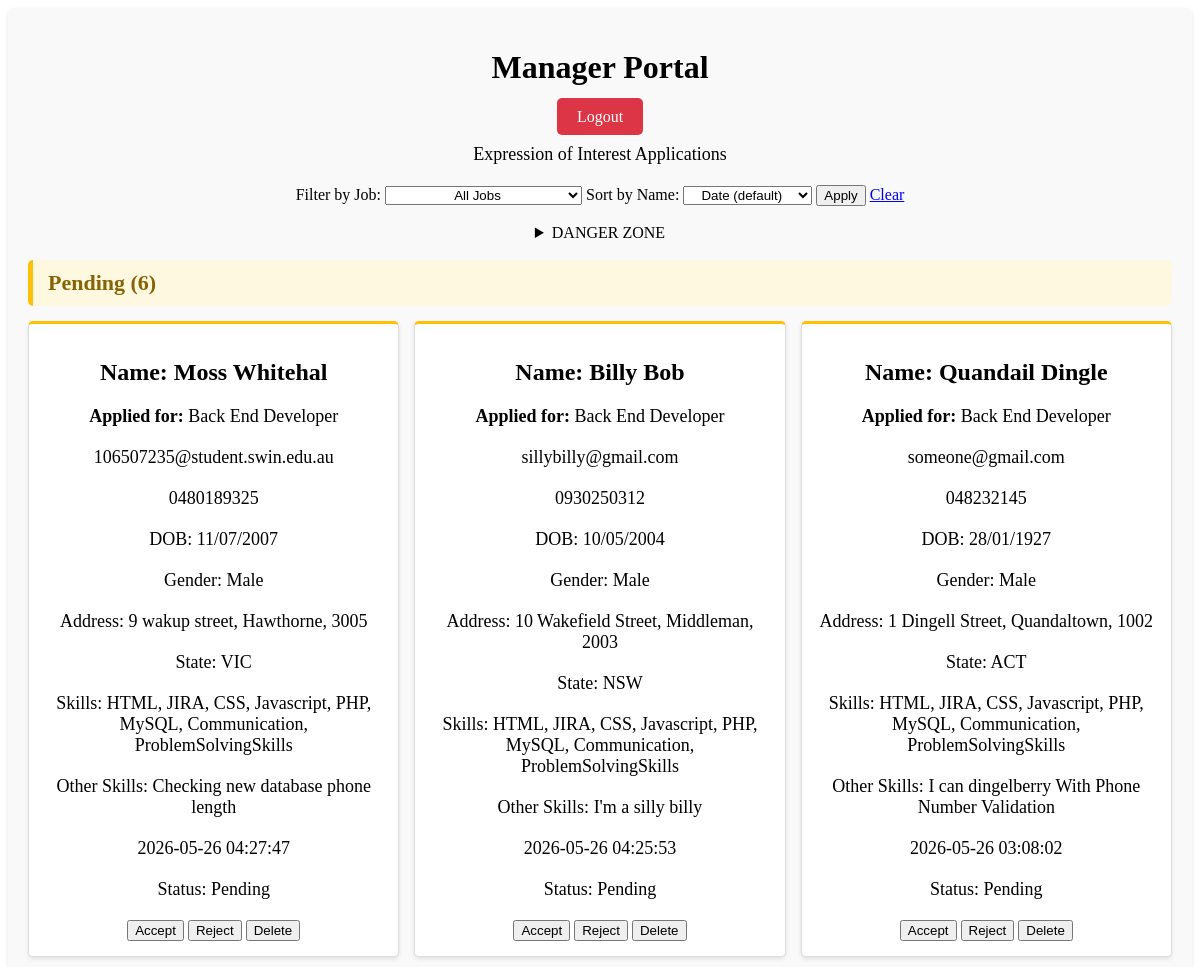
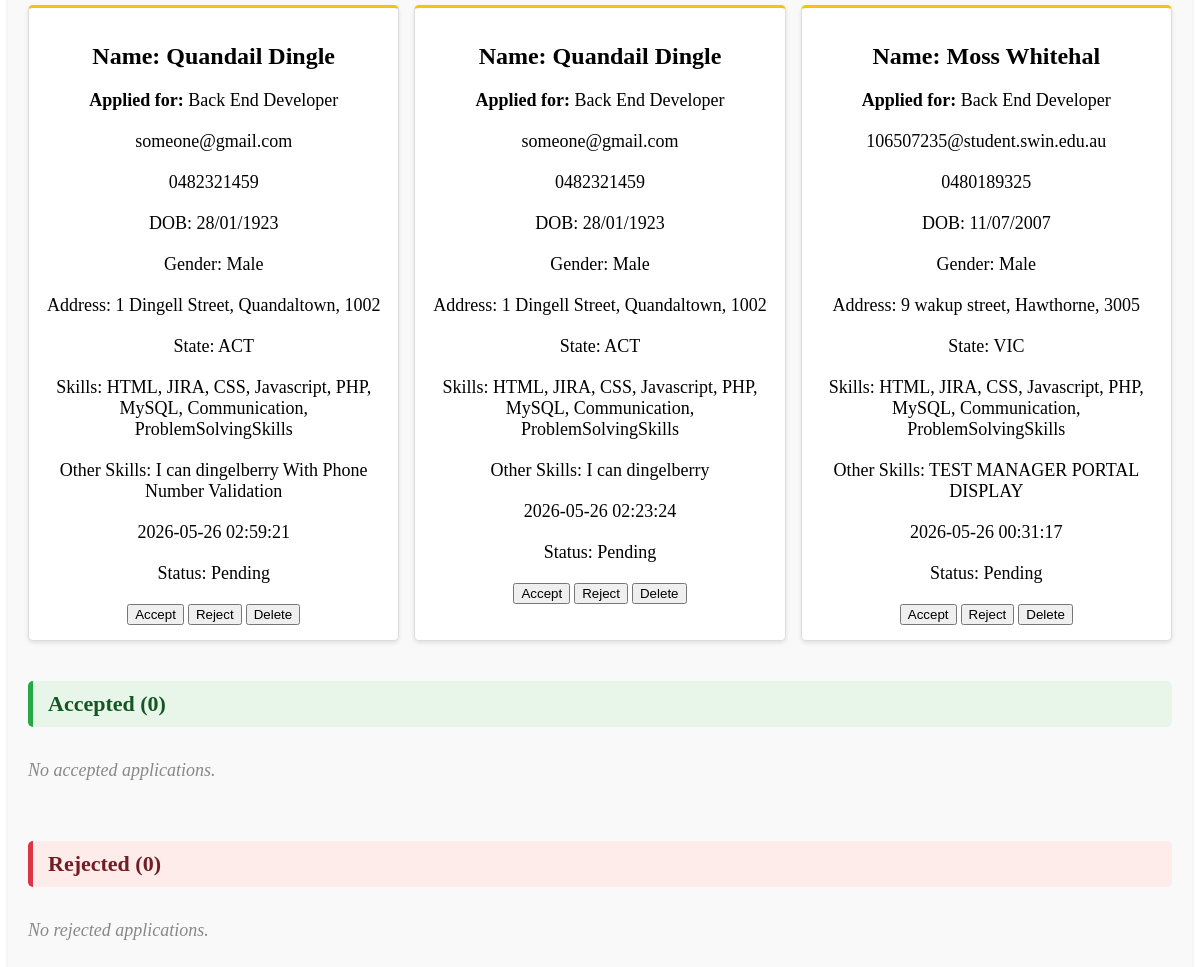
Screenshot of /manage.php?job=Back End Developer (signed in) with the database file from the repository (2 pictures, top to bottom).
### tables this page shows
CREATE TABLE IF NOT EXISTS `eoi` (
  `id` int(6) UNSIGNED NOT NULL AUTO_INCREMENT,
  `reference_number` int(5) NOT NULL,
  `fname` varchar(50) NOT NULL,
  `lname` varchar(50) NOT NULL,
  `dob` varchar(10) NOT NULL,
  `email` varchar(50) NOT NULL,
  `phone` varchar(12) NOT NULL,
  `gender` varchar(6) NOT NULL,
  `addr` text NOT NULL,
  `country_state` varchar(15) NOT NULL,
  `skills` varchar(100) NOT NULL,
  `other_skills` text DEFAULT NULL,
  `post_date` timestamp NULL DEFAULT current_timestamp(),
  `Status` int(11) NOT NULL DEFAULT 1,
  PRIMARY KEY (`id`)
);

### manage.php (the view, shortened to what this page needs)
<?php
include_once("settings_admin.php");
$conn = mysqli_connect($host, $user, $pwd, $sql_db);
$job_filter = $_GET['job'] ?? '';
$sort = $_GET['sort'] ?? '';
$sort_map = [
    'fname' => 'eoi.fname ASC',
    'lname' => 'eoi.lname ASC',
    'both' => 'eoi.fname ASC, eoi.lname ASC',
];
$order_by = isset($sort_map[$sort]) ? $sort_map[$sort] : 'eoi.post_date DESC';
if ($job_filter !== '') {
    $stmt = mysqli_prepare($conn, "SELECT eoi.* FROM eoi JOIN jobslisting ON eoi.reference_number = jobslisting.reference_number WHERE jobslisting.job_name = ? ORDER BY $order_by");
    mysqli_stmt_bind_param($stmt, 's', $job_filter);
    mysqli_stmt_execute($stmt);
    $applications = mysqli_stmt_get_result($stmt);
} else {
    $applications = mysqli_query($conn, "SELECT * FROM eoi ORDER BY $order_by");
}
$pending = [];
$accepted = [];
$rejected = [];
while ($row = mysqli_fetch_assoc($applications)) {
    $jobQuery = "SELECT job_name FROM jobslisting WHERE reference_number = " . $row['reference_number'];
    $jobResult = mysqli_query($conn, $jobQuery);
    $job = mysqli_fetch_assoc($jobResult);
    $row['job_name'] = $job ? $job['job_name'] : 'Unknown';
    if ($row['Status'] == 1)
        $pending[] = $row;
    else if ($row['Status'] == 2)
        $accepted[] = $row;
    else if ($row['Status'] == 3)
        $rejected[] = $row;
}
?>
<!DOCTYPE html>
<html lang="en">
<head>
    <link rel="stylesheet" href="style/manage.css">
</head>
<body>
    <div class="content-area">
        <div class="manager-portal">
            <div class="header">
                <h1>Manager Portal</h1>
                <a href="logout.php" class="logout-button">Logout</a>
            </div>
            <p>Expression of Interest Applications</p>
            <form method="get" action="manage.php" class="filter-form">
                <label for="job-filter">Filter by Job:</label>
                <select name="job" id="job-filter">
                    <option value="">All Jobs</option>
                </select>
                <label for=" sort-filter">Sort by Name:</label>
                <select name="sort" id="sort-filter">
                    <option value="">Date (default)</option>
                </select>
                <button type="submit">Apply</button>
                <?php if ($job_filter !== '' || $sort !== ''): ?>
                    <a href="manage.php">Clear</a>
                <?php endif; ?>
            </form>
            <br>
            <details>
                <summary>DANGER ZONE</summary>
            </details>
            <div class="status-section">
                <h2 class="section-heading pending-heading">Pending (<?php echo count($pending); ?>)</h2>
                <div class="applications-container">
                    <?php foreach ($pending as $row): ?>
                        <div class="application-card pending">
                            <h2>Name: <?php echo htmlspecialchars($row['fname']) . " " . htmlspecialchars($row['lname']); ?>
                            </h2>
                            <p><strong>Applied for:</strong> <?php echo htmlspecialchars($row['job_name']); ?></p>
                            <p><?php echo htmlspecialchars($row['email']); ?></p>
                            <p><?php echo htmlspecialchars($row['phone']); ?></p>
                            <p><?php echo "DOB: " . htmlspecialchars($row['dob']); ?></p>
                            <p><?php echo "Gender: " . htmlspecialchars($row['gender']); ?></p>
                            <p><?php echo "Address: " . htmlspecialchars($row['addr']); ?></p>
                            <p><?php echo "State: " . htmlspecialchars($row['country_state']); ?></p>
                            <p><?php echo "Skills: " . htmlspecialchars($row['skills']); ?></p>
                            <p><?php echo "Other Skills: " . htmlspecialchars($row['other_skills']); ?></p>
                            <p><?php echo htmlspecialchars($row['post_date']); ?></p>
                            <p class="status-pending">Status: Pending</p>
                            <form method="post" action="manage.php">
                                <button type="submit" name="action" value="accept">Accept</button>
                                <button type="submit" name="action" value="reject">Reject</button>
                                <button type="submit" name="action" value="delete">Delete</button>
                            </form>
                        </div>
                    <?php endforeach; ?>
                </div>
            </div>
            <div class="status-section">
                <h2 class="section-heading accepted-heading">Accepted (<?php echo count($accepted); ?>)</h2>
                <div class="applications-container">
                    <?php if (empty($accepted)): ?>
                        <p class="no-applications">No accepted applications.</p>
                    <?php endif; ?>
                </div>
            </div>
            <div class="status-section">
                <h2 class="section-heading rejected-heading">Rejected (<?php echo count($rejected); ?>)</h2>
                <div class="applications-container">
                    <?php if (empty($rejected)): ?>
                        <p class="no-applications">No rejected applications.</p>
                    <?php endif; ?>
                </div>
            </div>
        </div>
    </div>
</body>
</html>

### style/manage.css (style rules this page uses)
* { text-align: center; }
.manager-portal { background-color: #f9f9f9; padding: 20px; border-radius: 5px; box-shadow: 0 2px 4px rgba(0, 0, 0, 0.1); }
.manager-portal p { font-size: 18px; margin-bottom: 20px; }
.manager-portal::after { content: ""; display: table; clear: both; }
.logout-button { background-color: #dc3545; color: #fff; border: none; padding: 10px 20px; border-radius: 5px; cursor: pointer; transition: background-color 0.3s ease; text-decoration: none; }
.applications-container { display: flex; flex-wrap: wrap; gap: 15px; width: 100%; }
.status-section { margin-bottom: 40px; }
.section-heading { font-size: 22px; font-weight: bold; padding: 10px 15px; border-radius: 5px; margin-bottom: 15px; text-align: left; }
.pending-heading { background-color: #fff8e1; color: #856404; border-left: 5px solid #ffc107; }
.accepted-heading { background-color: #e8f5e9; color: #155724; border-left: 5px solid #28a745; }
.rejected-heading { background-color: #fdecea; color: #721c24; border-left: 5px solid #dc3545; }
.no-applications { color: #888; font-style: italic; }
.application-card { background-color: #fff; border: 1px solid #ddd; border-radius: 5px; padding: 15px; box-shadow: 0 2px 4px rgba(0, 0, 0, 0.1); flex: 1 1 calc(25% - 12px); min-width: 200px; text-align: left; }
.application-card.pending { border-top: 3px solid #ffc107; }

### rows the page displays
eoi: fname "Moss", lname "Whitehal", job_name "Back End Developer", email "106507235@student.swin.edu.au", phone "0480189325", dob "11/07/2007", gender "Male", addr "9 wakup street, Hawthorne, 3005", country_state "VIC", skills "HTML, JIRA, CSS, Javascript, PHP, MySQL, Communication, ProblemSolvingSkills", other_skills "Checking new database phone length", post_date "2026-05-26 04:27:47"
eoi: fname "Billy", lname "Bob", job_name "Back End Developer", email "sillybilly@gmail.com", phone "0930250312", dob "10/05/2004", gender "Male", addr "10 Wakefield Street, Middleman, 2003", country_state "NSW", skills "HTML, JIRA, CSS, Javascript, PHP, MySQL, Communication, ProblemSolvingSkills", other_skills "I'm a silly billy", post_date "2026-05-26 04:25:53"
eoi: fname "Quandail", lname "Dingle", job_name "Back End Developer", email "someone@gmail.com", phone "048232145", dob "28/01/1927", gender "Male", addr "1 Dingell Street, Quandaltown, 1002", country_state "ACT", skills "HTML, JIRA, CSS, Javascript, PHP, MySQL, Communication, ProblemSolvingSkills", other_skills "I can dingelberry With Phone Number Validation", post_date "2026-05-26 03:08:02"
eoi: fname "Quandail", lname "Dingle", job_name "Back End Developer", email "someone@gmail.com", phone "0482321459", dob "28/01/1923", gender "Male", addr "1 Dingell Street, Quandaltown, 1002", country_state "ACT", skills "HTML, JIRA, CSS, Javascript, PHP, MySQL, Communication, ProblemSolvingSkills", other_skills "I can dingelberry With Phone Number Validation", post_date "2026-05-26 02:59:21"
eoi: fname "Quandail", lname "Dingle", job_name "Back End Developer", email "someone@gmail.com", phone "0482321459", dob "28/01/1923", gender "Male", addr "1 Dingell Street, Quandaltown, 1002", country_state "ACT", skills "HTML, JIRA, CSS, Javascript, PHP, MySQL, Communication, ProblemSolvingSkills", other_skills "I can dingelberry", post_date "2026-05-26 02:23:24"
eoi: fname "Moss", lname "Whitehal", job_name "Back End Developer", email "106507235@student.swin.edu.au", phone "0480189325", dob "11/07/2007", gender "Male", addr "9 wakup street, Hawthorne, 3005", country_state "VIC", skills "HTML, JIRA, CSS, Javascript, PHP, MySQL, Communication, ProblemSolvingSkills", other_skills "TEST MANAGER PORTAL DISPLAY", post_date "2026-05-26 00:31:17"

### other values shown
count($pending) "6"
count($accepted) "0"
count($rejected) "0"
